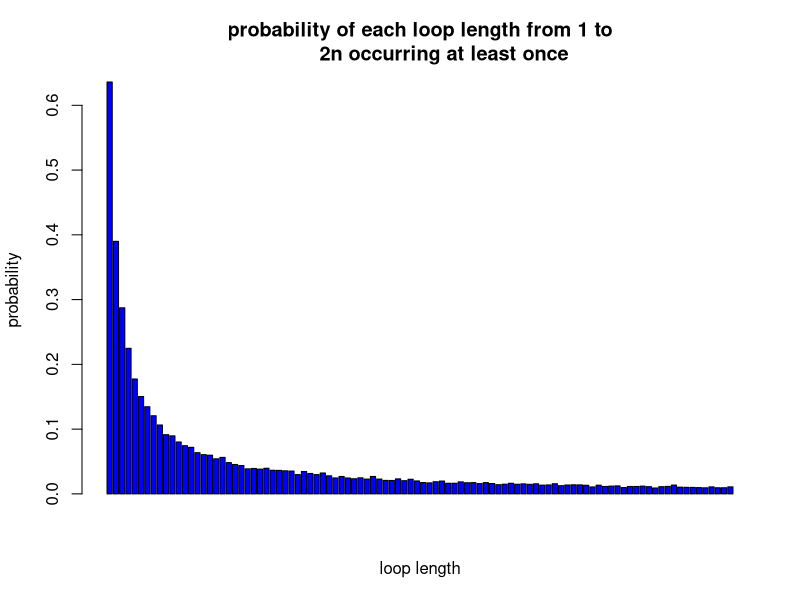

Write R code to recreate this figure.
#Aysu Ismayilova (s2295782)
#Xiaoxian Zhang (s2287323)
Pone <- function(n,k,strategy, nreps){ #A function to calculate the probability that one prisoner finds his number 
  #given n- number of tries(max number of boxes he can open), k-prisoner's number, the strategy and number of iterations
  N <- 2*n 
  results = rep(0,nreps)  #initialise vector of results
  if(strategy != 3){  #for strategies except strategy 3 (that is, 1 and 2)
    for(i in 1:nreps) {  #loop over nreps
      boxes = sample(1:N,N) #sample boxes
     #we have 2*n prisoners
      foundIt = 0 #initialise number of prisoners who found their numbers
      #loop over prisoners
        tries = 1
        if(strategy == 1){  #consider a strategy 1
          path = c(k) #keep track of the path of a prisoner
          inBox = boxes[k] # prisoner opens a box with his number
        }else if(strategy == 2){ #consider a strategy 2
          path = c(sample(1:N,1)) #sample random box  
          inBox = boxes[path]  #firstly prisoner opens a random box
        }
        while(tries <= n) { #prisoners can open at most n boxes
          path = c(path, inBox) 		#keep track of a path	 			
          if(inBox == k) { 	#check if the number inside of the box coincides with the prisoner's number		
            foundIt = foundIt + 1   #if yes then update foundIt
            break; 			} 
          else { 					
            inBox = boxes[inBox] 			} #if no, then follow this number in the next box
          tries = tries+1 		} 		 		#update number of tries
      
      results[i] = foundIt  #how many prisoners found their numbers
    }
  }else{ #strategy3
    for(i in 1:nreps) {
      inboxes <- sample(1:N,N)[1:n]  # we randomly choose n boxes with n cards in them
      results[i] <- match(k,inboxes) #check if the prisoner finds his number and repeat it nrep number of times and store each result in results[i]
                                     #if a prisoner finds his number it will be an integer, otherwise NA 
      results <- length(results[which(is.na(results)== FALSE)])#we count how many results are integers. In other words in nreps times of simulation how many times  
                                                               #a prisoner with number k found his number
    }       
  }
  
  prob = sum(results)/(nreps)
  
  return(prob)
}




Pall <- function(n, strategy, nreps){#A function to calculate the probability of all prisoners finding their numbers given #given n -number of tries(max of boxes they can open), the strategy and number of iterations
  N <- 2*n #number of prsioners
  results = rep(0,nreps) #initialising results to 0
  if(strategy != 3){ #consider a strategy different from 3, that is, strategies 1 and 2
    for(i in 1:nreps) { #loop over iterations
      boxes = sample(1:N,N) #sample boxes
      prisoners = 1:N #we have N prisoners
      foundIt = 0 #initialising number of prisoners who found their numbers to zero
      for(prisoner in prisoners) {#loop over all prisoners
        tries = 1 
        
        if(strategy == 1){ #consider strategy1
        path = c(prisoner) #keep track of a path of a prisoner
        inBox = boxes[prisoner] #prisoner opens the box with his number on it
        }else if(strategy == 2){ #consider strategy2
          path = c(sample(1:N,1)) #sample boxes
          inBox = boxes[path]#keep track of a path of a prisoner
        }
        
        while(tries <= n) { #while prisoner does not open at most n boxes
          path = c(path, inBox) #keep track of the path of a prisoner			 			
          if(inBox == prisoner) { 	#check if the card inside of a box coincides with the prisoner's number			
            foundIt = foundIt + 1 	#if yes, update	foundIt		
            break; 			} 
          else { 					
            inBox = boxes[inBox] 			} #if no, follow this number in the next box				
          tries = tries+1 		} 		#update tries 		
      }
      
      
      results[i] = foundIt #gives overall result of all prisoners who found their numbers 
    }
  }else{
    for(i in 1:nreps) {#loop over iterations
      prisoners <- 1:N #we have N prisoners
      temp <- numeric(N)#temporary
      
      for(j in prisoners){
        inboxes <- sample(1:N,N)[1:n]#we randomly choose n boxes with n cards in them
        temp[j] <- match(j,inboxes)#check if the jth prisoner finds his number and repeat it nreps times and store the result in temp
                                   #if the prisoner finds his number temp[j] will be an integer otherwise NA 
      }
      temp <- na.omit(temp) #drop all NA's 
      results[i] <- N-length(attributes(temp)$na.action) #N indicates the number of prisoners who did not find their number
                                                         #results shows how many prisoners found their numbers in ith simulation 
    }
    
    
  }
  
  prob = length(which(results==2*n))/nreps
  
  return(prob)
}



success_prob <- function(n,nreps){ 
  for (strategy in 1:3){ #loop over the strategies
    cat('In strategy', strategy,':',fill = TRUE)
    cat(" P(a single prisoner's success)=", {Pone(n,1,strategy,nreps)},fill = TRUE)
    cat(" P(all prisoners' success)=", {Pall(n,strategy,nreps)},fill = TRUE)
  }
}
success_prob(5,10000)
success_prob(50,10000)
# In strategy 1, the probability of all prisoners getting free is 30.63%, but in other two strategies, the probabilities that they will be free are 0.




dloop <- function(n, nreps){ #creating the function dloop that takes number of boxes and number of iterations
  count_0 = rep(0, n*2) # initialise vector of length 2*n
  
  for (reps in 1:nreps){ #loop over nreps
    count_1 = rep(0, n*2) #initialise vector counting length of a loop 
    boxes = sample(n*2,n*2) #sample boxes 
   
    
    iteration_num = c() #initialising vector of numbers we will perform iterations over
    for (k in 1:(2*n)){ #loop over 2*n boxes 
      cycles = c() 
      if ((k %in% iteration_num) == FALSE){  #check if k coincides with the numbers over which we perform iterations
        cycles = append(cycles, k) #if not then append this value to that loop
        next_box = boxes[k] #follow the prisoner's number in next box
        while (next_box != k){ #we append the next boxes to the cycle until in one of the boxes we find the prisoner's number
                               #if we find the number the cycle is closed and we are done
          cycles = append(cycles, next_box)  #add next box to the cycle
          next_box =boxes[next_box] 
        }
        count_1[length(cycles)]=count_1[length(cycles)]+1 # count  number of boxes in cycles
        iteration_num = append(iteration_num, cycles) 
      }
    }
    index_0 = grep(0, count_1)
    count_0[index_0]=count_0[index_0]+1
  }
  prob_0 <- count_0/nreps #probability of a non-repeated loops (0 time)
  prob_1 <- 1- prob_0 #probability of an each loop 1:2n at least once
  return(prob_1)
}

prob <- dloop(50, 10000) 
barplot(prob,ylab = 'probability',xlab = 'loop length',col = 'blue',main = 'probability of each loop length from 1 to
        2n occurring at least once') #displaying barplot of probabilities

1-sum(prob[51:100]) #probability that there is no loop length greater than 50 


#Since the prisoner starts on the box of their own number they are, on the cycle that contains their card 

#By following the cycle around they will eventually end up at their card.

#The only issue is if prisoners can find their numbers before n boxes are opened.
#In fact, the maximum cycle length should be less than or equal to 50, and there can only be one cycle in any set that has a cycle greater than fifty and 
#after calculating the probability we get 0.319
# about 30 percent of the time, the length of the maximum chains formed will be less than 50 boxes and so all prisoners will be able to find their numbers before they open more than 50 boxes
